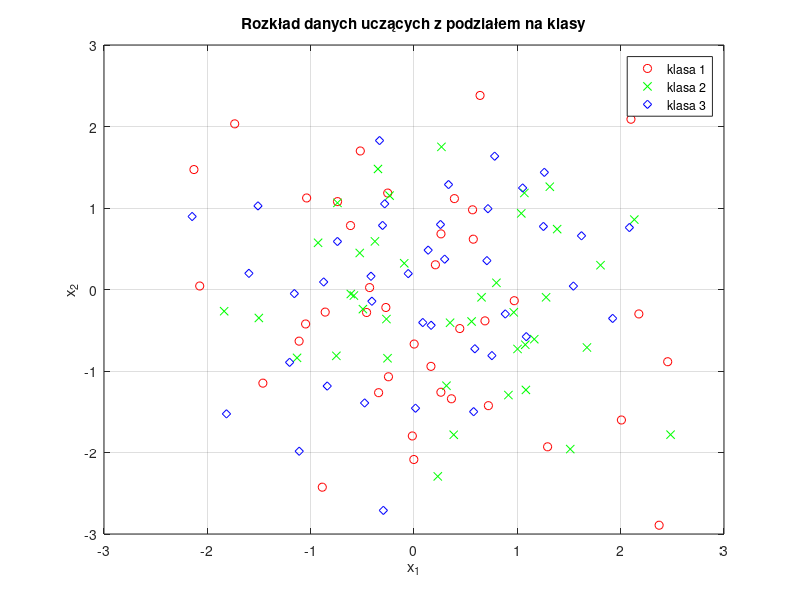

Source code (MATLAB): (Note: this script raises an error after producing the figure.)
close all

% Generacja danych 
xucz=randn(120,2);
ducz=[1*ones(40,1) ; 
      2*ones(40,1); 
      3*ones(40,1)];
plot(xucz(1:40,1),xucz(1:40,2),'ro', ...
     xucz(41:80,1),xucz(41:80,2),'gx', ...
     xucz(81:120,1),xucz(81:120,2),'bd')
grid
legend('klasa 1', 'klasa 2', 'klasa 3')
title(['Rozkład danych uczących' ...
    ' z podziałem na klasy'])
xlabel('x_1'), ylabel('x_2')

xtest=randn(80,2);
dtest=[1*ones(30,1); 
       2*ones(30,1); 
       3*ones(20,1)];

% Model klasyfikatora KNN
knn =  fitcknn(xucz,ducz,'NumNeighbors', ...
    5,'Standardize',1)

% testowanie na zbiorze testowym
y=predict(knn,xtest)

% Macierz niezgodności klasowej
confusionmat(dtest,y)

figure

% Punkty środkowe (centroidy) grup
c = [ 1 1
      -1 1
      -1 -1 ]
o40 = ones(40,1)
xc = [ o40*c(1,1) o40*c(1,2)
       o40*c(2,1) o40*c(2,2)
       o40*c(3,1) o40*c(3,2) ]
xucz=[ randn(40,2);
       randn(40,2);
       randn(40,2) ] + xc
ducz=[1*ones(40,1); 
      2*ones(40,1); 
      3*ones(40,1)];

xtest=[ randn(40,2);
        randn(40,2);
        randn(40,2) ] + xc
dtest=[ 1*ones(40,1); 
        2*ones(40,1); 
        3*ones(40,1)];

plot(xucz(ducz==1,1),xucz(ducz==1,2),'ro', ...
     xucz(ducz==2,1),xucz(ducz==2,2),'gx', ...
     xucz(ducz==3,1),xucz(ducz==3,2),'bd', ...
     c(:,1), c(:,2), 's')
grid
legend('klasa 1', 'klasa 2', 'klasa 3')
title(['Rozkład danych uczących' ...
    ' z podziałem na klasy'])
xlabel('x_1'), ylabel('x_2')

% Model klasyfikatora KNN
knn =  fitcknn(xucz,ducz,'NumNeighbors', ...
    5,'Standardize',1)

% testowanie na zbiorze testowym
y=predict(knn,xtest)

% Macierz niezgodności klasowej
confusionmat(dtest,y)


p = []
for k = 1:30
    % Model klasyfikatora KNN
    knn =  fitcknn(xucz,ducz,'NumNeighbors', ...
        k,'Standardize',1);
    
    % testowanie na zbiorze testowym
    y=predict(knn,xtest);
    
    p = [p sum(y == dtest) / length(dtest)]
end
figure
plot(p*100)
title('Dokładność [%]')
xlabel('k')
grid